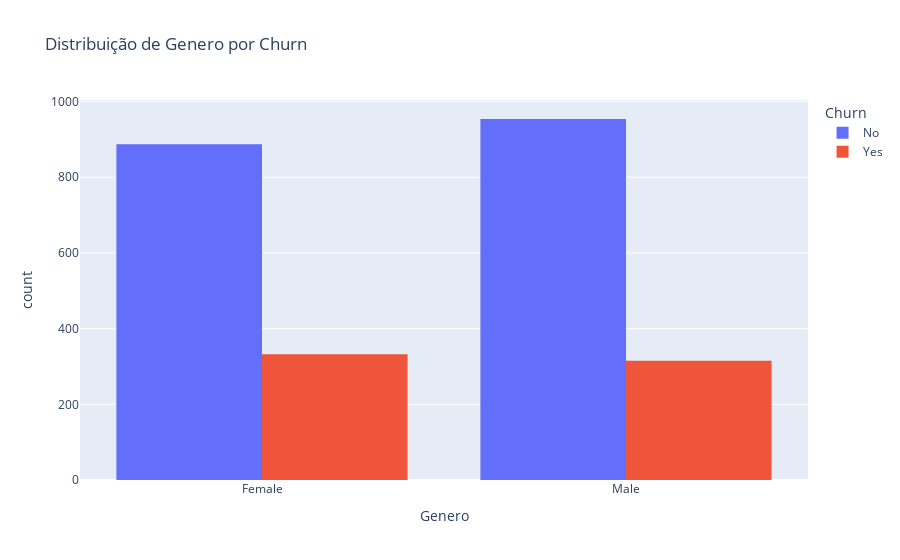
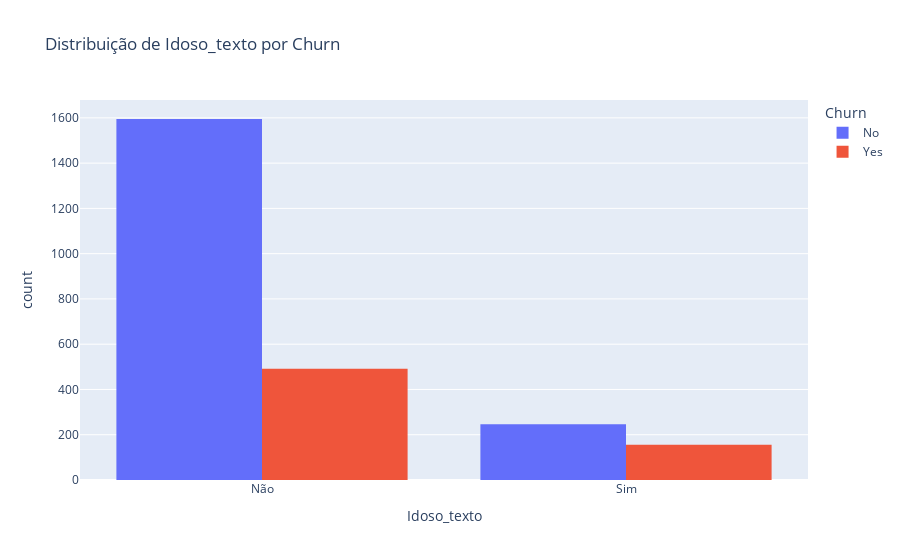
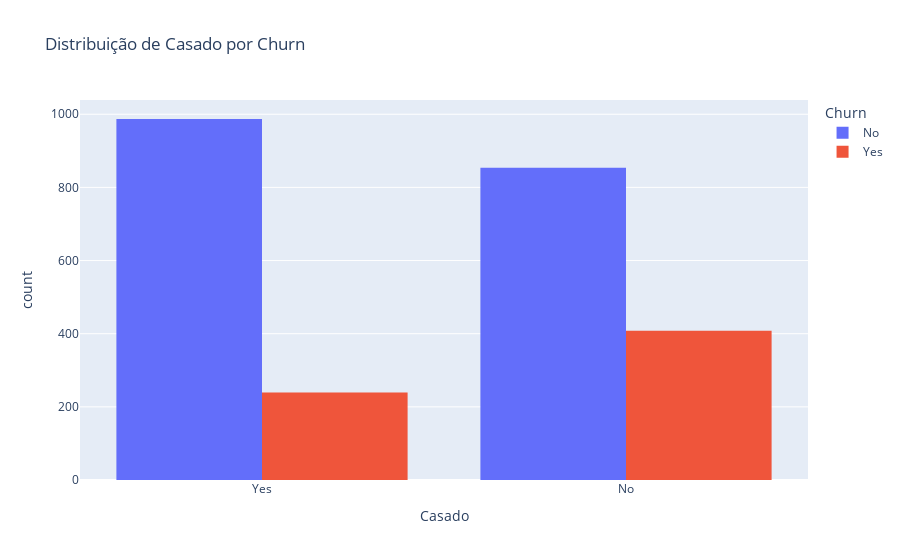
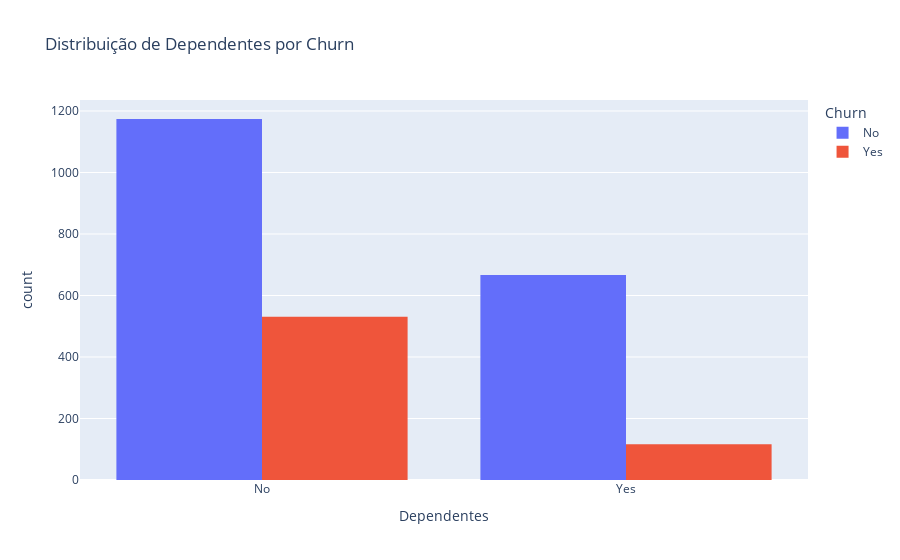

Here is the notebook cell these charts were saved with, in order:
### Code cell
# Criando versões textuais das variáveis booleanas
df['Idoso_texto'] = df['Idoso'].map({0: 'Não', 1: 'Sim'})

# Lista de colunas originais + novas versões textuais
colunas = [
    'Genero', 'Idoso_texto', 'Casado', 'Dependentes', 'Tempo_como_Cliente',
    'Servico_Telefonico', 'Servico_Internet', 'Servico_Seguranca',
    'Suporte_Tecnico', 'StreamingTV', 'Tipo_Contrato', 'Forma_Pagamento',
    'Pagamento_Mensal', 'Total_Pago'
]

# Loop para gerar um gráfico para cada coluna
for col in colunas:
    if df[col].dtype in ['int64', 'float64']:
        # Numéricas → gráfico de mediana
        mediana = df.groupby('Churn')[col].median().reset_index()
        fig = px.bar(mediana, x='Churn', y=col,
                     title=f'Mediana de {col} por Churn')
    else:
        # Categóricas → gráfico de contagem
        fig = px.histogram(df, x=col, color='Churn', barmode='group',
                           title=f'Distribuição de {col} por Churn')
    
    fig.show()

### Figure 1 — Plotly figure (JSON) as saved in the notebook; plotly's stock layout.template omitted (floating-point values rounded to 4 significant figures; data arrays with more than 128 entries replaced by an {"elided": "..."} marker saying what was removed)
{"data": [{"alignmentgroup": "True", "bingroup": "x", "hovertemplate": "Churn=No<br>Genero=%{x}<br>count=%{y}<extra></extra>", "legendgroup": "No", "marker": {"color": "#636efa", "pattern": {"shape": ""}}, "name": "No", "offsetgroup": "No", "orientation": "v", "showlegend": true, "type": "histogram", "x": {"elided": "1841 str values"}, "xaxis": "x", "yaxis": "y"}, {"alignmentgroup": "True", "bingroup": "x", "hovertemplate": "Churn=Yes<br>Genero=%{x}<br>count=%{y}<extra></extra>", "legendgroup": "Yes", "marker": {"color": "#EF553B", "pattern": {"shape": ""}}, "name": "Yes", "offsetgroup": "Yes", "orientation": "v", "showlegend": true, "type": "histogram", "x": {"elided": "647 str values"}, "xaxis": "x", "yaxis": "y"}], "layout": {"barmode": "group", "legend": {"title": {"text": "Churn"}, "tracegroupgap": 0}, "title": {"text": "Distribuição de Genero por Churn"}, "xaxis": {"anchor": "y", "domain": [0, 1], "title": {"text": "Genero"}}, "yaxis": {"anchor": "x", "domain": [0, 1], "title": {"text": "count"}}}}

### Figure 2 — Plotly figure (JSON) as saved in the notebook; plotly's stock layout.template omitted (floating-point values rounded to 4 significant figures; data arrays with more than 128 entries replaced by an {"elided": "..."} marker saying what was removed)
{"data": [{"alignmentgroup": "True", "bingroup": "x", "hovertemplate": "Churn=No<br>Idoso_texto=%{x}<br>count=%{y}<extra></extra>", "legendgroup": "No", "marker": {"color": "#636efa", "pattern": {"shape": ""}}, "name": "No", "offsetgroup": "No", "orientation": "v", "showlegend": true, "type": "histogram", "x": {"elided": "1841 str values"}, "xaxis": "x", "yaxis": "y"}, {"alignmentgroup": "True", "bingroup": "x", "hovertemplate": "Churn=Yes<br>Idoso_texto=%{x}<br>count=%{y}<extra></extra>", "legendgroup": "Yes", "marker": {"color": "#EF553B", "pattern": {"shape": ""}}, "name": "Yes", "offsetgroup": "Yes", "orientation": "v", "showlegend": true, "type": "histogram", "x": {"elided": "647 str values"}, "xaxis": "x", "yaxis": "y"}], "layout": {"barmode": "group", "legend": {"title": {"text": "Churn"}, "tracegroupgap": 0}, "title": {"text": "Distribuição de Idoso_texto por Churn"}, "xaxis": {"anchor": "y", "domain": [0, 1], "title": {"text": "Idoso_texto"}}, "yaxis": {"anchor": "x", "domain": [0, 1], "title": {"text": "count"}}}}

### Figure 3 — Plotly figure (JSON) as saved in the notebook; plotly's stock layout.template omitted (floating-point values rounded to 4 significant figures; data arrays with more than 128 entries replaced by an {"elided": "..."} marker saying what was removed)
{"data": [{"alignmentgroup": "True", "bingroup": "x", "hovertemplate": "Churn=No<br>Casado=%{x}<br>count=%{y}<extra></extra>", "legendgroup": "No", "marker": {"color": "#636efa", "pattern": {"shape": ""}}, "name": "No", "offsetgroup": "No", "orientation": "v", "showlegend": true, "type": "histogram", "x": {"elided": "1841 str values"}, "xaxis": "x", "yaxis": "y"}, {"alignmentgroup": "True", "bingroup": "x", "hovertemplate": "Churn=Yes<br>Casado=%{x}<br>count=%{y}<extra></extra>", "legendgroup": "Yes", "marker": {"color": "#EF553B", "pattern": {"shape": ""}}, "name": "Yes", "offsetgroup": "Yes", "orientation": "v", "showlegend": true, "type": "histogram", "x": {"elided": "647 str values"}, "xaxis": "x", "yaxis": "y"}], "layout": {"barmode": "group", "legend": {"title": {"text": "Churn"}, "tracegroupgap": 0}, "title": {"text": "Distribuição de Casado por Churn"}, "xaxis": {"anchor": "y", "domain": [0, 1], "title": {"text": "Casado"}}, "yaxis": {"anchor": "x", "domain": [0, 1], "title": {"text": "count"}}}}

### Figure 4 — Plotly figure (JSON) as saved in the notebook; plotly's stock layout.template omitted (floating-point values rounded to 4 significant figures; data arrays with more than 128 entries replaced by an {"elided": "..."} marker saying what was removed)
{"data": [{"alignmentgroup": "True", "bingroup": "x", "hovertemplate": "Churn=No<br>Dependentes=%{x}<br>count=%{y}<extra></extra>", "legendgroup": "No", "marker": {"color": "#636efa", "pattern": {"shape": ""}}, "name": "No", "offsetgroup": "No", "orientation": "v", "showlegend": true, "type": "histogram", "x": {"elided": "1841 str values"}, "xaxis": "x", "yaxis": "y"}, {"alignmentgroup": "True", "bingroup": "x", "hovertemplate": "Churn=Yes<br>Dependentes=%{x}<br>count=%{y}<extra></extra>", "legendgroup": "Yes", "marker": {"color": "#EF553B", "pattern": {"shape": ""}}, "name": "Yes", "offsetgroup": "Yes", "orientation": "v", "showlegend": true, "type": "histogram", "x": {"elided": "647 str values"}, "xaxis": "x", "yaxis": "y"}], "layout": {"barmode": "group", "legend": {"title": {"text": "Churn"}, "tracegroupgap": 0}, "title": {"text": "Distribuição de Dependentes por Churn"}, "xaxis": {"anchor": "y", "domain": [0, 1], "title": {"text": "Dependentes"}}, "yaxis": {"anchor": "x", "domain": [0, 1], "title": {"text": "count"}}}}
